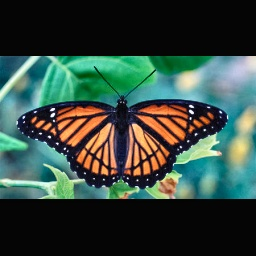
#> input picture data/query/Butterfly.jpg, 256 x 256 px; its folder holds only this picture in this run
$ jupyter execute --allow-errors weighted_fusion_pipeline.ipynb
#> lines starting #> are read from the running program, lines starting #| are printed output that depends on the picture; after the words box and inside, x2 and y2 are one past the last pixel; in counts of white or black regions, pixels touching at a corner belong together
#> further down, qimg is the input picture: shape (256, 256, 3); mean B, G, R 63.2, 72.2, 52.5
[cell 1]
import cv2
import numpy as np
import os
import shutil
import pandas as pd
from matplotlib import pyplot as plt
from skimage.feature import local_binary_pattern

[cell 2]
# Paths
DATASET_DIR = "../data/preprocessed"
QUERY_DIR = "../data/query"
RESULTS_DIR = "../results"

os.makedirs(RESULTS_DIR, exist_ok=True)

# Parameters
COLOR_BINS = (4,4,4)
LBP_RADIUS = 1
LBP_POINTS = 8
LBP_METHOD = 'uniform'
GRID_SIZE = (3,3)

# Feature fusion weights (manually tuned)
WEIGHT_COLOR = 0.4
WEIGHT_TEXTURE = 0.4
WEIGHT_SHAPE = 0.2

TOP_K = 5

[cell 3]
# Utility Functions
def get_label_from_filename(filename):
    # Infer class label from filename
    name = filename.lower()
    natural_labels = ["butterfly","desert","kangaroo","lotus","mango","peacock",
                      "rose","sheep","sunflower","tiger","vulture","waterfall",
                      "watermelon","zebra"]

    for label in natural_labels:
        if label in name:
            return label

    if "gl" in name: return "glioma"
    if "me" in name: return "meningioma"
    if "no" in name: return "no_tumor"

    if "pichwai" in name: return "pichwai"
    if "gond" in name: return "gond"
    if "cow" in name: return "cow"
    if "t3" in name: return "face"

    return "unknown"

def crop_black_border(image, tol=10):
    # remove dark borders around image
    gray = cv2.cvtColor(image, cv2.COLOR_BGR2GRAY)
    mask = gray > tol
    if mask.any():
        coords = np.argwhere(mask)
        y0, x0 = coords.min(axis=0)
        y1, x1 = coords.max(axis=0) + 1
        return image[y0:y1, x0:x1]
    return image

def segment_object(image):
    # segmentation using HSV threshold
    image = crop_black_border(image)
    hsv = cv2.cvtColor(image, cv2.COLOR_BGR2HSV)
    mask = (hsv[:,:,1] > 30) & (hsv[:,:,2] > 30)
    mask = mask.astype(np.uint8) * 255
    contours,_ = cv2.findContours(mask, cv2.RETR_EXTERNAL, cv2.CHAIN_APPROX_SIMPLE)
    if contours:
        x,y,w,h = cv2.boundingRect(max(contours, key=cv2.contourArea))
        return image[y:y+h, x:x+w]
    return image

def extract_spatial_color(image, bins=COLOR_BINS, grid=GRID_SIZE):
    # extract block wise HSV + LAB color histograms
    image = segment_object(image)
    h,w = image.shape[:2]
    gx,gy = grid
    features=[]
    hsv = cv2.cvtColor(image, cv2.COLOR_BGR2HSV)
    lab = cv2.cvtColor(image, cv2.COLOR_BGR2LAB)
    for i in range(gx):
        for j in range(gy):
            x0,x1 = int(i*h/gx), int((i+1)*h/gx)
            y0,y1 = int(j*w/gy), int((j+1)*w/gy)
            hsv_block = hsv[x0:x1, y0:y1]
            lab_block = lab[x0:x1, y0:y1]
            h1 = cv2.calcHist([hsv_block],[0,1,2],None,bins,[0,180,0,256,0,256])
            h1 = cv2.normalize(h1,h1).flatten()
            h2 = cv2.calcHist([lab_block],[0,1,2],None,bins,[0,256,0,256,0,256])
            h2 = cv2.normalize(h2,h2).flatten()
            features.extend(h1)
            features.extend(h2)
    features = np.array(features)
    return features/(np.linalg.norm(features)+1e-7)

def extract_block_lbp(image, radius=1, n_points=8, method='uniform', grid=GRID_SIZE):
    # extract block wise LBP texture features
    image = segment_object(image)
    gray = cv2.cvtColor(image, cv2.COLOR_BGR2GRAY)
    h,w = gray.shape
    gx,gy = grid
    features=[]
    for i in range(gx):
        for j in range(gy):
            x0,x1 = int(i*h/gx), int((i+1)*h/gx)
            y0,y1 = int(j*w/gy), int((j+1)*w/gy)
            block = gray[x0:x1, y0:y1]
            lbp = local_binary_pattern(block,n_points,radius,method)
            hist,_ = np.histogram(lbp.ravel(), bins=np.arange(0,n_points+3), range=(0,n_points+2))
            hist = hist.astype("float")/(hist.sum()+1e-7)
            features.extend(hist)
    features = np.array(features)
    return features/(np.linalg.norm(features)+1e-7)

def extract_hu_moments(image):
    # extract shape descriptor using Hu moments
    image = segment_object(image)
    gray = cv2.cvtColor(image, cv2.COLOR_BGR2GRAY)
    hu = cv2.HuMoments(cv2.moments(gray)).flatten()
    hu = -np.sign(hu)*np.log10(np.abs(hu)+1e-7)
    return hu/(np.linalg.norm(hu)+1e-7)

def cosine_similarity(a,b):
    # compute cosine similarity between 2 feature vectors
    return np.dot(a,b) / ((np.linalg.norm(a)*np.linalg.norm(b))+1e-7)

def compute_AP(retrieved_labels, true_label, Total_Relevant):
    # compute average precision for one query
    precision_sum = 0
    relevant_found = 0

    for k in range(1, len(retrieved_labels) + 1):
        if retrieved_labels[k-1] == true_label:
            relevant_found += 1
            P_at_k = relevant_found / k
            precision_sum += P_at_k

    if Total_Relevant == 0:
        return 0

    return precision_sum / Total_Relevant

[cell 4]
# dataset feature extraction
dataset_features=[]
dataset_images=[]
dataset_labels=[]

#> (the rest of this cell did not finish here and is left out)

#> (a cell that did not finish here is left out)


    # extract features for query
    qc = extract_spatial_color(qimg)
#> in crop_black_border, `gray = cv2.cvtColor(image, cv2.COLOR_BGR2GRAY)`:
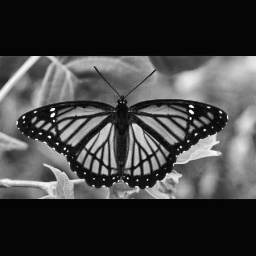
#> gray: shape (256, 256); min 1, max 253, mean 65.3
#> in crop_black_border, `mask = gray > tol`:
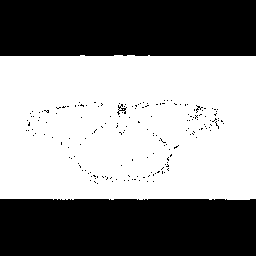
#> mask: shape (256, 256) bool; 55.4% white; 178 black regions (175 under 20 px), largest, box (x1, y1, x2, y2) and area: (0, 199, 256, 256) 14542, (0, 0, 256, 56) 14312, (117, 104, 127, 115) 39
#> in crop_black_border, `coords = np.argwhere(mask)`: coords = 36313 pairs, first value 55 to 199, second value 0 to 255
#> in crop_black_border, `y0, x0 = coords.min(axis=0)`: y0 = 55; x0 = 0
#> in crop_black_border, `y1, x1 = coords.max(axis=0) + 1`: y1 = 200; x1 = 256
#> in crop_black_border, `return image[y0:y1, x0:x1]`:
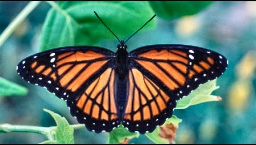
#> returned value: shape (145, 256, 3); mean of channels 0, 1, 2 107.8, 123.7, 89; drawn as B, G, R
#> in segment_object, `hsv = cv2.cvtColor(image, cv2.COLOR_BGR2HSV)`: hsv: shape (145, 256, 3); mean H, S, V 77.2, 142.8, 141.7
#> in segment_object, `mask = (hsv[:,:,1] > 30) & (hsv[:,:,2] > 30)`:
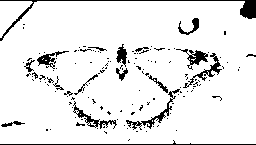
#> mask: shape (145, 256) bool; 91.5% white; 142 black regions (124 under 20 px), largest, box (x1, y1, x2, y2) and area: (0, 0, 256, 41) 623, (126, 89, 180, 130) 288, (0, 140, 256, 145) 263
#> in segment_object, `mask = mask.astype(np.uint8) * 255`: mask: shape (145, 256); 91.5% white; 142 black regions (124 under 20 px)
#> in segment_object, `contours,_ = cv2.findContours(mask, cv2.RETR_EXTERNAL, cv2.CHAIN_APPRO..`: contours = 2 contours; box (x1, y1, x2, y2) and area: (0, 1, 256, 144) 35206, (0, 1, 33, 38) 564
#> in segment_object, `x,y,w,h = cv2.boundingRect(max(contours, key=cv2.contourArea))`: x = 0; y = 1; w = 256; h = 143
#> in segment_object, `return image[y:y+h, x:x+w]`:
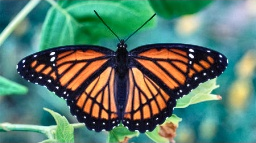
#> returned value: shape (143, 256, 3); mean of channels 0, 1, 2 109.2, 125.3, 90.2; drawn as B, G, R
#> in extract_spatial_color, `hsv = cv2.cvtColor(image, cv2.COLOR_BGR2HSV)`: hsv: shape (143, 256, 3); mean H, S, V 77.1, 141.3, 143.5
#> in extract_spatial_color, `lab = cv2.cvtColor(image, cv2.COLOR_BGR2LAB)`: lab: shape (143, 256, 3); mean of channels 0, 1, 2 127.1, 117.1, 134.1
#> after the loop in extract_spatial_color, `for i in range(gx):`: features = 1152 values, max 0.947 at index 357, min 0 at index 0, mean 0.0444
#> `qc = extract_spatial_color(qimg)`: qc = 1152 values, max 0.223 at index 357, min 0 at index 0, mean 0.0105
    qt = extract_block_lbp(qimg)
#> in extract_block_lbp, `gray = cv2.cvtColor(image, cv2.COLOR_BGR2GRAY)`:
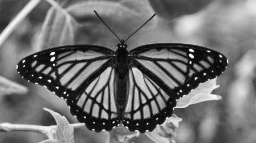
#> gray: shape (143, 256); min 1, max 253, mean 112.9
#> after the loop in extract_block_lbp, `for i in range(gx):`:
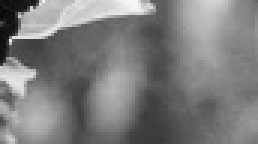
#> block: shape (48, 86) (shown 3 times larger); min 6, max 246, mean 124.6
#> after the loop in extract_block_lbp, `for i in range(gx):`: features = 90 values, max 0.365 at index 4, min 0.0134 at index 20, mean 0.1
#> `qt = extract_block_lbp(qimg)`: qt = 90 values, max 0.309 at index 4, min 0.0113 at index 20, mean 0.0847
    qs = extract_hu_moments(qimg)
#> in extract_hu_moments, `hu = cv2.HuMoments(cv2.moments(gray)).flatten()`: hu = [0.00189, 9.97e-07, 3.54e-12, 8.58e-12, 3.54e-23, 8.44e-15, 3.14e-23]
#> in extract_hu_moments, `hu = -np.sign(hu)*np.log10(np.abs(hu)+1e-7)`: hu = [2.72, 5.96, 7, 7, 7, 7, 7]
#> `qs = extract_hu_moments(qimg)`: qs = [0.161, 0.351, 0.413, 0.413, 0.413, 0.413, 0.413]
#> `qfeat = np.hstack([ WEIGHT_COLOR*qc, WEIGHT_TEXTURE*qt, WEIGHT_SHAPE*q..`: qfeat = 1249 values, max 0.124 at index 1156, min 0 at index 0, mean 0.00671
#> `sims = np.array([cosine_similarity(qfeat, f) for f in dataset_features])`: sims = empty array
#> `retrieved_labels = [dataset_labels[i] for i in idxs]`: retrieved_labels = []
#> `TP = sum([1 for lab in retrieved_labels if lab == qlabel])`: TP = 0
#> `FP = TOP_K - TP`: FP = 5
#> `FN = max(Total_Relevant - TP, 0)`: FN = 0
#> `TN = len(dataset_labels) - (TP + FP + FN)`: TN = -5
#> `Precision = TP / TOP_K`: Precision = 0

    qfeat = np.hstack([
        WEIGHT_COLOR*qc,
        WEIGHT_TEXTURE*qt,
        WEIGHT_SHAPE*qs
    ])

    # Similarities
    sims = np.array([cosine_similarity(qfeat, f) for f in dataset_features])

    # Retrieve top-K matches
    idxs = np.argsort(sims)[::-1][:TOP_K]
    retrieved_labels = [dataset_labels[i] for i in idxs]

    # Evaluation metrics
    TP = sum([1 for lab in retrieved_labels if lab == qlabel])
    FP = TOP_K - TP
    Total_Relevant = sum([1 for lab in dataset_labels if lab == qlabel])
    FN = max(Total_Relevant - TP, 0)
    TN = len(dataset_labels) - (TP + FP + FN)

    Precision = TP / TOP_K
    Recall = TP / (Total_Relevant + 1e-7)
    F1 = 2 * Precision * Recall / (Precision + Recall + 1e-7)
    Accuracy = TP / TOP_K

    AP = compute_AP(retrieved_labels, qlabel, Total_Relevant)
    AP_list.append(AP)

    # Save retrieved results
    qfolder = os.path.join(RESULTS_DIR, query_file.split('.')[0])
    os.makedirs(qfolder, exist_ok=True)
    shutil.copy(qpath, os.path.join(qfolder, f"query_{query_file}"))

    for i, idx in enumerate(idxs):
        shutil.copy(dataset_images[idx],
            os.path.join(qfolder, f"match_{i+1}_{os.path.basename(dataset_images[idx])}")
        )

    rows.append([
        query_file, qlabel, TOP_K,
        TP, FP, FN, TN,
        round(Precision,3), round(Recall,3),
        round(F1,3), round(Accuracy,3),
        round(AP,3), Total_Relevant
    ])
